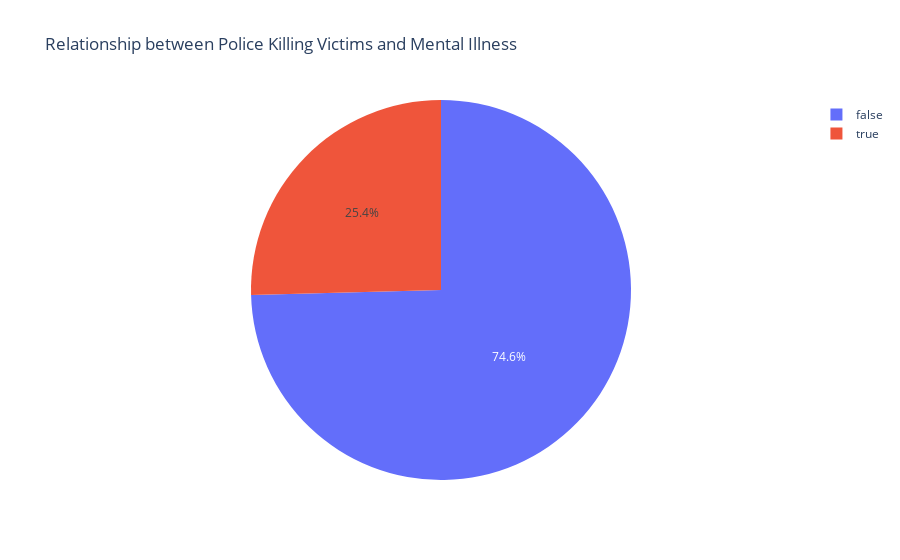

The notebook cell saved with this chart:
### Code cell
count_mental_illness = df_fatalities['signs_of_mental_illness'].value_counts()
px.pie(names=count_mental_illness.index,values=count_mental_illness.values,title='Relationship between Police Killing Victims and Mental Illness')

### Figure 1 — Plotly figure (JSON) as saved in the notebook; plotly's stock layout.template omitted (floating-point values rounded to 4 significant figures)
{"data": [{"domain": {"x": [0, 1], "y": [0, 1]}, "hovertemplate": "label=%{label}<br>value=%{value}<extra></extra>", "labels": [false, true], "legendgroup": "", "name": "", "showlegend": true, "type": "pie", "values": [1681, 573]}], "layout": {"legend": {"tracegroupgap": 0}, "title": {"text": "Relationship between Police Killing Victims and Mental Illness"}}}
